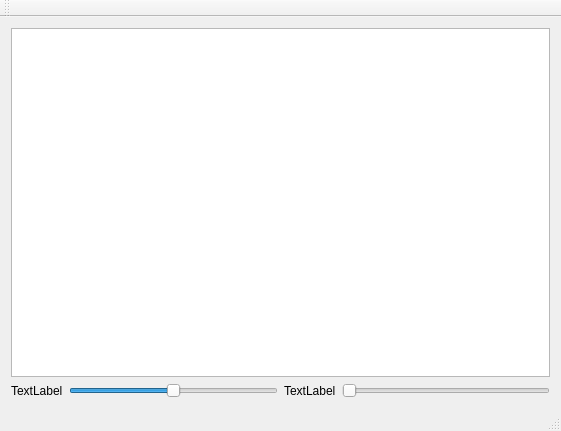
<?xml version="1.0" encoding="UTF-8"?>
<ui version="4.0">
 <class>MainWindow</class>
 <widget class="QMainWindow" name="MainWindow">
  <property name="geometry">
   <rect>
    <x>0</x>
    <y>0</y>
    <width>561</width>
    <height>431</height>
   </rect>
  </property>
  <property name="windowTitle">
   <string>MainWindow</string>
  </property>
  <widget class="QWidget" name="centralWidget">
   <layout class="QVBoxLayout" name="verticalLayout">
    <item>
     <widget class="QGraphicsView" name="graphicsView"/>
    </item>
    <item>
     <layout class="QHBoxLayout" name="horizontalLayout">
      <item>
       <widget class="QLabel" name="label_Length">
        <property name="text">
         <string>TextLabel</string>
        </property>
       </widget>
      </item>
      <item>
       <widget class="QSlider" name="horizontalSlider_Length">
        <property name="minimum">
         <number>50</number>
        </property>
        <property name="maximum">
         <number>250</number>
        </property>
        <property name="singleStep">
         <number>3</number>
        </property>
        <property name="sliderPosition">
         <number>150</number>
        </property>
        <property name="orientation">
         <enum>Qt::Horizontal</enum>
        </property>
       </widget>
      </item>
      <item>
       <widget class="QLabel" name="label_Angel">
        <property name="text">
         <string>TextLabel</string>
        </property>
       </widget>
      </item>
      <item>
       <widget class="QSlider" name="horizontalSlider_Angel">
        <property name="maximum">
         <number>360</number>
        </property>
        <property name="orientation">
         <enum>Qt::Horizontal</enum>
        </property>
       </widget>
      </item>
     </layout>
    </item>
   </layout>
  </widget>
  <widget class="QMenuBar" name="menuBar">
   <property name="geometry">
    <rect>
     <x>0</x>
     <y>0</y>
     <width>561</width>
     <height>17</height>
    </rect>
   </property>
  </widget>
  <widget class="QToolBar" name="mainToolBar">
   <attribute name="toolBarArea">
    <enum>TopToolBarArea</enum>
   </attribute>
   <attribute name="toolBarBreak">
    <bool>false</bool>
   </attribute>
  </widget>
  <widget class="QStatusBar" name="statusBar"/>
 </widget>
 <layoutdefault spacing="6" margin="11"/>
 <resources/>
 <connections/>
</ui>
